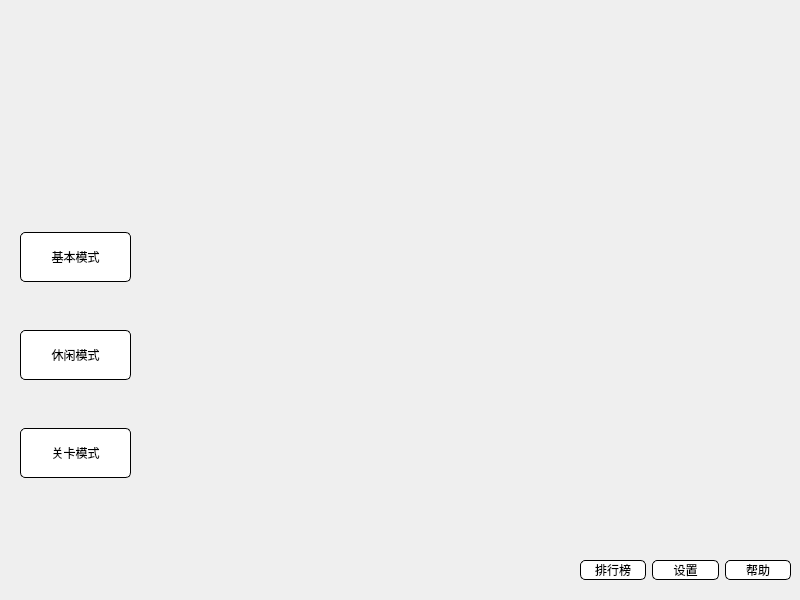
<?xml version="1.0" encoding="UTF-8"?>
<ui version="4.0">
 <class>MainWindow</class>
 <widget class="QWidget" name="MainWindow">
  <property name="geometry">
   <rect>
    <x>0</x>
    <y>0</y>
    <width>800</width>
    <height>600</height>
   </rect>
  </property>
  <property name="windowTitle">
   <string>欢乐连连看</string>
  </property>
  <property name="styleSheet">
   <string notr="true">QPushButton {
background-color: white;
border: 1px solid black;
color: black;
border-radius: 5px;
}

QPushButton:hover {
background-color: #eee;
}

QPushButton:pressed {
background-color:#ccc;
}</string>
  </property>
  <widget class="QWidget" name="verticalLayoutWidget">
   <property name="geometry">
    <rect>
     <x>20</x>
     <y>190</y>
     <width>111</width>
     <height>331</height>
    </rect>
   </property>
   <layout class="QVBoxLayout" name="other_options">
    <item>
     <widget class="QPushButton" name="basicModeBtn">
      <property name="minimumSize">
       <size>
        <width>0</width>
        <height>50</height>
       </size>
      </property>
      <property name="cursor">
       <cursorShape>PointingHandCursor</cursorShape>
      </property>
      <property name="styleSheet">
       <string notr="true"/>
      </property>
      <property name="text">
       <string>基本模式</string>
      </property>
      <property name="flat">
       <bool>false</bool>
      </property>
     </widget>
    </item>
    <item>
     <widget class="QPushButton" name="chillModeBtn">
      <property name="minimumSize">
       <size>
        <width>0</width>
        <height>50</height>
       </size>
      </property>
      <property name="cursor">
       <cursorShape>PointingHandCursor</cursorShape>
      </property>
      <property name="styleSheet">
       <string notr="true"/>
      </property>
      <property name="text">
       <string>休闲模式</string>
      </property>
     </widget>
    </item>
    <item>
     <widget class="QPushButton" name="levelModeBtn">
      <property name="minimumSize">
       <size>
        <width>0</width>
        <height>50</height>
       </size>
      </property>
      <property name="cursor">
       <cursorShape>PointingHandCursor</cursorShape>
      </property>
      <property name="styleSheet">
       <string notr="true"/>
      </property>
      <property name="text">
       <string>关卡模式</string>
      </property>
     </widget>
    </item>
   </layout>
  </widget>
  <widget class="QWidget" name="horizontalLayoutWidget">
   <property name="geometry">
    <rect>
     <x>580</x>
     <y>560</y>
     <width>211</width>
     <height>21</height>
    </rect>
   </property>
   <layout class="QHBoxLayout" name="game_options">
    <item>
     <widget class="QPushButton" name="boardBtn">
      <property name="cursor">
       <cursorShape>PointingHandCursor</cursorShape>
      </property>
      <property name="autoFillBackground">
       <bool>false</bool>
      </property>
      <property name="text">
       <string>排行榜</string>
      </property>
      <property name="autoDefault">
       <bool>false</bool>
      </property>
      <property name="flat">
       <bool>false</bool>
      </property>
     </widget>
    </item>
    <item>
     <widget class="QPushButton" name="settingsBtn">
      <property name="cursor">
       <cursorShape>PointingHandCursor</cursorShape>
      </property>
      <property name="autoFillBackground">
       <bool>false</bool>
      </property>
      <property name="text">
       <string>设置</string>
      </property>
     </widget>
    </item>
    <item>
     <widget class="QPushButton" name="helpBtn">
      <property name="cursor">
       <cursorShape>PointingHandCursor</cursorShape>
      </property>
      <property name="autoFillBackground">
       <bool>false</bool>
      </property>
      <property name="text">
       <string>帮助</string>
      </property>
     </widget>
    </item>
   </layout>
  </widget>
 </widget>
 <resources/>
 <connections/>
</ui>
